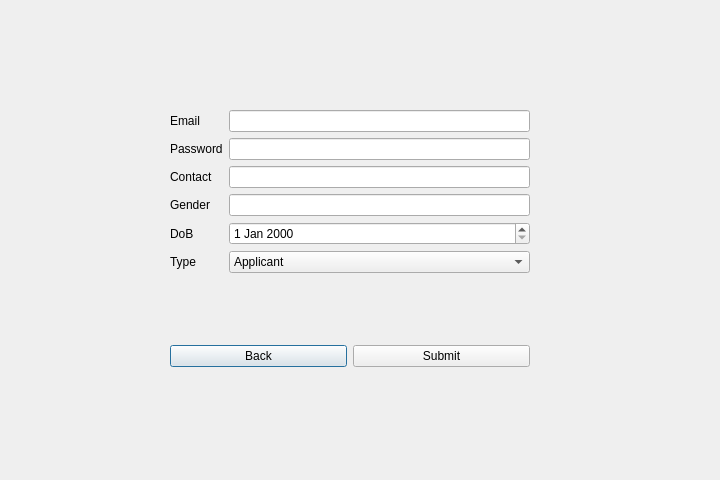
<?xml version="1.0" encoding="UTF-8"?>
<ui version="4.0">
 <class>SignUp</class>
 <widget class="QDialog" name="SignUp">
  <property name="geometry">
   <rect>
    <x>0</x>
    <y>0</y>
    <width>720</width>
    <height>480</height>
   </rect>
  </property>
  <property name="windowTitle">
   <string>Dialog</string>
  </property>
  <widget class="QWidget" name="layoutWidget">
   <property name="geometry">
    <rect>
     <x>170</x>
     <y>110</y>
     <width>360</width>
     <height>257</height>
    </rect>
   </property>
   <layout class="QVBoxLayout" name="verticalLayout">
    <item>
     <layout class="QFormLayout" name="formLayout">
      <item row="0" column="0">
       <widget class="QLabel" name="label_email">
        <property name="text">
         <string>Email</string>
        </property>
       </widget>
      </item>
      <item row="0" column="1">
       <widget class="QLineEdit" name="lineEdit_email"/>
      </item>
      <item row="1" column="0">
       <widget class="QLabel" name="label_password">
        <property name="text">
         <string>Password</string>
        </property>
       </widget>
      </item>
      <item row="1" column="1">
       <widget class="QLineEdit" name="lineEdit_password"/>
      </item>
      <item row="3" column="0">
       <widget class="QLabel" name="label_contact">
        <property name="text">
         <string>Contact</string>
        </property>
       </widget>
      </item>
      <item row="3" column="1">
       <widget class="QLineEdit" name="lineEdit_contact"/>
      </item>
      <item row="5" column="0">
       <widget class="QLabel" name="label_gender">
        <property name="text">
         <string>Gender</string>
        </property>
       </widget>
      </item>
      <item row="5" column="1">
       <widget class="QLineEdit" name="lineEdit_gender"/>
      </item>
      <item row="7" column="0">
       <widget class="QLabel" name="label_DoB">
        <property name="text">
         <string>DoB</string>
        </property>
       </widget>
      </item>
      <item row="7" column="1">
       <widget class="QDateEdit" name="dateEdit"/>
      </item>
      <item row="9" column="0">
       <widget class="QLabel" name="label_type">
        <property name="text">
         <string>Type</string>
        </property>
       </widget>
      </item>
      <item row="9" column="1">
       <widget class="QComboBox" name="comboBox_type">
        <item>
         <property name="text">
          <string>Applicant</string>
         </property>
        </item>
        <item>
         <property name="text">
          <string>Recruiter</string>
         </property>
        </item>
       </widget>
      </item>
     </layout>
    </item>
    <item>
     <layout class="QHBoxLayout" name="horizontalLayout">
      <item>
       <widget class="QPushButton" name="pushButton_back">
        <property name="text">
         <string>Back</string>
        </property>
       </widget>
      </item>
      <item>
       <widget class="QPushButton" name="pushButton_submit">
        <property name="text">
         <string>Submit</string>
        </property>
       </widget>
      </item>
     </layout>
    </item>
   </layout>
  </widget>
 </widget>
 <resources/>
 <connections/>
</ui>
